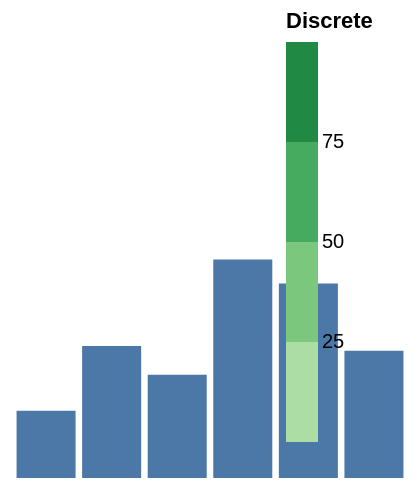

Specify this chart in Vega-Lite:
### Vega specification from a JSON file in a GitHub repository (floating-point values rounded to 4 significant figures)
{"width": 200, "height": 120, "padding": 5, "data": [{"name": "t", "values": [{"a": "Alpha", "b": 28, "c": "x", "d": 1}, {"a": "Bravo", "b": 55, "c": "y", "d": 2}, {"a": "Charlie", "b": 43, "c": "x", "d": 3}, {"a": "Delta", "b": 91, "c": "z", "d": 4}, {"a": "Echo", "b": 81, "c": "y", "d": 5}, {"a": "Foxtrot", "b": 53, "c": "z", "d": 6}]}], "scales": [{"name": "x", "type": "band", "domain": {"data": "t", "field": "a"}, "range": "width", "padding": 0.1}, {"name": "y", "type": "linear", "domain": {"data": "t", "field": "b"}, "range": "height", "nice": true}, {"name": "color", "type": "ordinal", "domain": {"data": "t", "field": "c"}, "range": {"scheme": "category10"}}, {"name": "ramp", "type": "linear", "domain": {"data": "t", "field": "d"}, "range": {"scheme": "blues"}}, {"name": "size", "type": "linear", "domain": {"data": "t", "field": "b"}, "range": [10, 200]}, {"name": "shape", "type": "ordinal", "domain": {"data": "t", "field": "c"}, "range": "symbol"}, {"name": "quant", "type": "quantize", "domain": [0, 100], "range": {"scheme": "greens", "count": 4}}], "marks": [{"type": "rect", "from": {"data": "t"}, "encode": {"enter": {"x": {"scale": "x", "field": "a"}, "width": {"scale": "x", "band": 1}, "y": {"scale": "y", "field": "b"}, "y2": {"scale": "y", "value": 0}}}}], "legends": [{"fill": "quant", "type": "gradient", "title": "Discrete", "orient": "bottom-right"}]}
